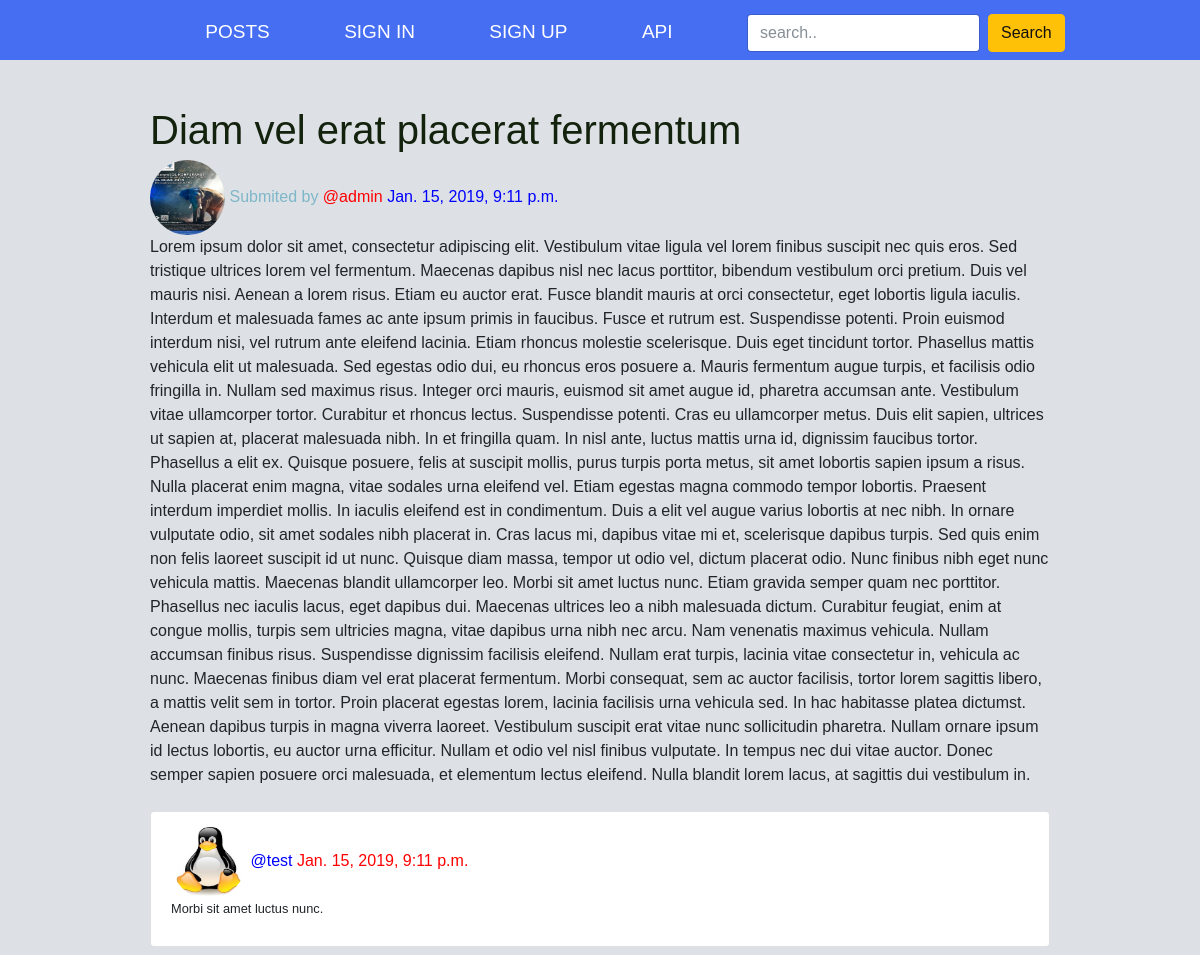
Page /detail/1/ on the committed database.
### post/models.py (models this page shows, shortened)
class Post(models.Model):
    user = models.ForeignKey(Profile, on_delete=models.CASCADE)
    title = models.TextField()
    text = models.TextField()
    date = models.DateTimeField(auto_now_add=True)

class Comment(models.Model):
    userPost = models.ForeignKey(Post, related_name='comments', on_delete=models.CASCADE, null=True)
    author = models.ForeignKey(Profile, on_delete=models.CASCADE)
    text = models.TextField()
    date = models.DateTimeField(auto_now_add=True)
    def __str__(self):
        return self.text

### userprofiles/models.py (models this page shows)
class Profile(models.Model):
    user = models.OneToOneField(User, on_delete=models.CASCADE)
    image = models.ImageField(default='default.jpg', upload_to='profile_pics')
    def __str__(self):
        return self.user.username

### post/views.py (the view)
# urls.py: path('detail/<int:pk>/', view=PostDetail, name='detail'),
def PostDetail(request, pk):
    queryset = Post.objects.get(pk=pk)
    template_name = "post/post_detail.html"
    context = dict(post=queryset)
    return render(request, template_name, context)

### post/templates/post/post_detail.html (shortened to what this page needs)
{% extends "base.html" %}
{% block content %}
<div class="col-md-12">
  <div class="panel panel-danger">
    <div class="panel-heading">
      <h3 class="text-primary">
        <a style="color:#13220D" href="http://127.0.0.1:8000/detail/{{ post.pk }}/">
          <h1>{{ post.title }}</h1>
        </a>
      </h3>
       <img height="75" width="75" class="rounded-circle account-img" src="{{ post.user.image.url }}">
        <span style="color:#7DB7C9">Submited by</span>
        <a href="http://127.0.0.1:8000/userPost/{{ post.user }}/" style="color:red">@{{ post.user }}</a>
        <a style="color:blue">{{post.date}}</a>
</div>
<div  class="panel-body">
  {{ post.text }}
</div>
 </div>
  <br>
  {% for comment in post.comments.all %}
    <ul class="list-group">
      <li class="list-group-item">
        <img height="75" width="75" class="rounded-circle account-img" src="{{ comment.author.image.url }}">
        <a href="http://127.0.0.1:8000/userPost/{{ comment.author }}/" style="color:blue">@{{ comment.author }}</a>
        <a style="color:red">{{post.date}}</a>
        <div class="Link-detail">
          <p class="media-body pb-3 mb-0 small lh-125 border-bottom border-gray">
            {{ comment }}
          </p>
        </div>
       </li>
    </ul>
  {% endfor %}
  </div>
{% endblock content %}

### static/css/style.css (style rules this page uses)
body { margin: 0; background: #DDE0E4; font-family:'Work Sans',sans-serif; font-weight: 400; min-height: 70%; }

### rows in the picture
Post: title "Diam vel erat placerat fermentum", user.image (picture), user "admin", date "Jan. 15, 2019, 9:11 p.m.", text "Lorem ipsum dolor sit amet, consectetur adipiscing elit. Vestibulum vitae ligula vel lorem finibus suscipit nec quis eros. Sed tristique ultrices lorem vel fermentum. Maecenas dapibus nisl nec lacus porttitor, bibendum vestibulum orci pretium. Duis vel mauris nisi. Aenean a lorem risus. Etiam eu auctor erat. Fusce blandit mauris at orci consectetur, eget lobortis ligula iaculis. Interdum et malesuada fames ac ante ipsum primis in faucibus. Fusce et rutrum est. Suspendisse potenti. Proin euismod interdum nisi, vel rutrum ante eleifend lacinia. Etiam rhoncus molestie scelerisque. Duis eget tincidunt tortor. Phasellus mattis vehicula elit ut malesuada. Sed egestas odio dui, eu rhoncus eros…"
Comment: author.image (picture), author "test", text "Morbi sit amet luctus nunc."
